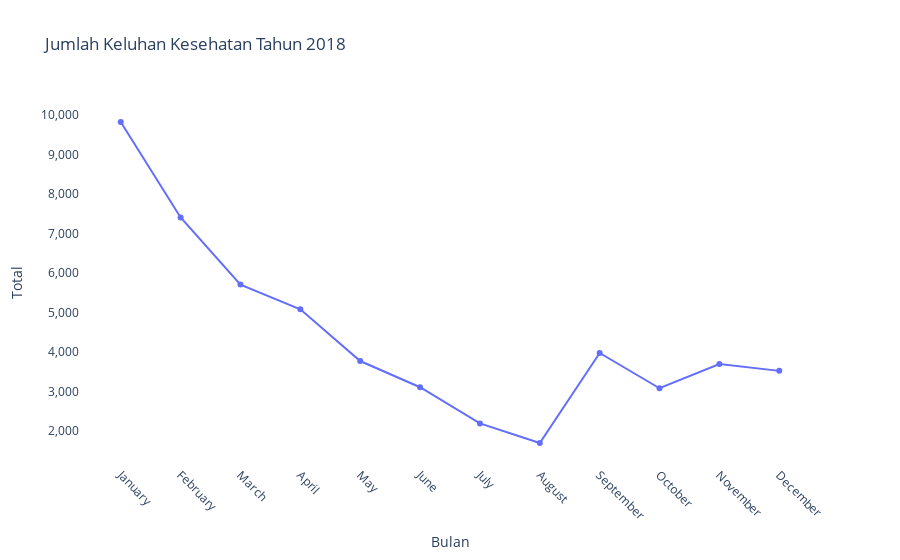

The notebook cell saved with this chart:
### Code cell
#explore the data
c18 = df_2018.groupby(by=['bulan']).size().reset_index(name='jumlah')
fig18 = px.line(c18, x='bulan', y='jumlah', title='Jumlah Keluhan Kesehatan Tahun 2018', markers=True)
fig18.update_layout(xaxis_title='Bulan', yaxis_title='Total', plot_bgcolor="white")
fig18.update_xaxes(tickangle=45)
fig18.update_yaxes(tickformat=',d')
fig18.show()

### Figure 1 — Plotly figure (JSON) as saved in the notebook; plotly's stock layout.template omitted (floating-point values rounded to 4 significant figures)
{"data": [{"hovertemplate": "bulan=%{x}<br>jumlah=%{y}<extra></extra>", "legendgroup": "", "line": {"color": "#636efa", "dash": "solid"}, "marker": {"symbol": "circle"}, "mode": "markers+lines", "name": "", "orientation": "v", "showlegend": false, "type": "scatter", "x": ["January", "February", "March", "April", "May", "June", "July", "August", "September", "October", "November", "December"], "xaxis": "x", "y": [9827, 7410, 5711, 5085, 3776, 3112, 2197, 1701, 3979, 3087, 3699, 3527], "yaxis": "y"}], "layout": {"legend": {"tracegroupgap": 0}, "plot_bgcolor": "white", "title": {"text": "Jumlah Keluhan Kesehatan Tahun 2018"}, "xaxis": {"anchor": "y", "domain": [0, 1], "tickangle": 45, "title": {"text": "Bulan"}}, "yaxis": {"anchor": "x", "domain": [0, 1], "tickformat": ",d", "title": {"text": "Total"}}}}
